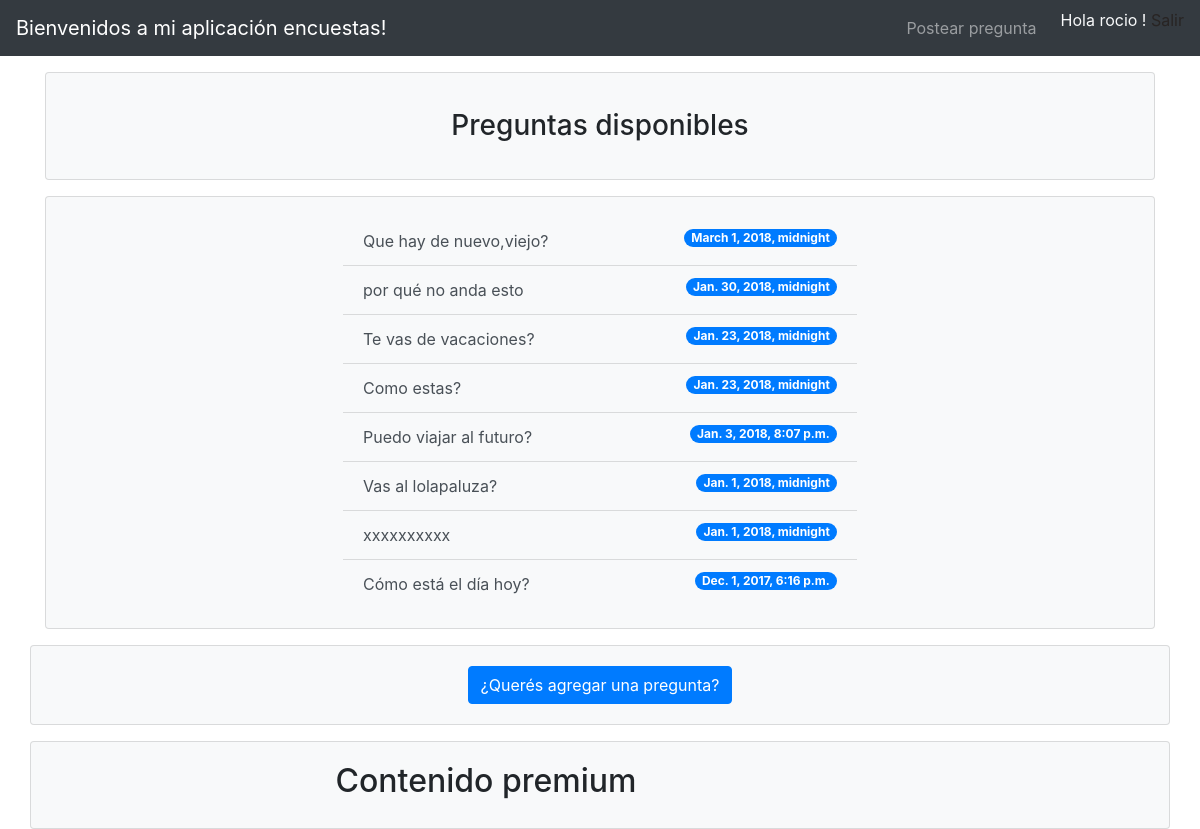
The page /polls/ (signed in) on the database its author committed.
### polls/models.py (models this page shows, shortened)
class Question(models.Model):
    question_text = models.CharField("ingrese pregunta", max_length=200)
    pub_date = models.DateTimeField('fecha de publicacion')
    objects = QuestionManager()
    def was_published_recently(self):
        now = timezone.now()
        return now - datetime.timedelta(days=1) <= self.pub_date <= now
    was_published_recently.admin_order_field = 'pub_date'
    was_published_recently.boolean = True
    was_published_recently.short_description = 'Publicado recientemente?'

### polls/views.py (the view)
class IndexView(generic.ListView):
    template_name = 'polls/index.html'
    context_object_name = 'latest_question_list'
    def get_queryset(self):
        return Question.objects.filter(pub_date__lte=timezone.now()).order_by('-pub_date')[:10]

### polls/templates/polls/index.html (shortened to what this page needs)
{% extends 'polls/base.html' %}
{% load static %}
{% block content %}
  <section>
  <div class="container ">
    <div class='row mt-3 card bg-light'>
      <div class='col-md-6 offset-md-3 text-center card-body'>
          <h3 class="m-3 ">Preguntas disponibles</h3>
      </div>
    </div>
    <div class='row mt-3 card bg-light'>
      <div class='col-md-6 offset-md-3 card-body'>
          {% if latest_question_list %}
              <ul class='list-group list-group-flush'>
                {% for question in latest_question_list %}
                  <li class="list-unstyled list-group-item bg-light">
                    <a  href="{% url 'polls:detail' question.id %}" class="list-group-item-action pregunta"> {{ question.question_text }}
                      <span class="badge badge-primary badge-pill float-right">{{question.pub_date}}</span>
                    </a>
                  </li>
                {% endfor %}
              </ul>
              {% else %}
              <p>No polls are available.</p>
          {% endif %}
      </div>
    </div>
  </div>
  <div class='row mt-3 card bg-light'>
    <div class='col-md-6 offset-md-3 text-center card-body'>
      <a class="btn btn-primary" href="{% url 'polls:post_url' %}" role="button">¿Querés agregar una pregunta?</a>
    </div>
  </div>
  {% if request.user.is_authenticated %}
    <div class='row mt-3 card bg-light'>
        <div class='col-md-6 offset-md-3 card-body'>
          <h2>Contenido premium</h2>
        </div>
      </div>
    </div>
  {% endif %}
{% endblock %}

### polls/templates/polls/base.html (shortened to what this page needs)
{%load static%}
<link rel="stylesheet" href="https://maxcdn.bootstrapcdn.com/bootstrap/4.0.0/css/bootstrap.min.css">
<link rel="stylesheet" href="{% static 'polls/main.css' %}"/>
<!DOCTYPE html>
<html>
    <head>
    </head>
    <main>
        <body>
            <nav class="navbar navbar-expand-lg navbar-dark bg-dark">
                <a class="navbar-brand" href="{% url 'polls:index' %}">Bienvenidos a mi aplicación encuestas!</a>
                <div class="collapse navbar-collapse" id="navbarTogglerDemo02">
                    <ul class="navbar-nav ml-auto">
                        <li class="nav-item mr-3">
                            <a class="nav-link" href="{% url 'polls:post_url' %}">Postear pregunta <span class="sr-only">Postear pregunta</span></a>
                        </li>
                        {%if user.is_anonymous %}
                            <li class="nav-item mr-3">
                                    <a class="nav-link" href="{% url 'polls:ingreso' %}">Ingresar</a>
                            </li>
                            {% else %}
                                <li class="nav-item">
                                        <span class="text-light" >Hola {{ user.username}} !</span>
                                        <a href="{% url 'polls:egreso' %}">Salir</a>
                                </li>
                        {% endif%}
                    </ul>
                </div>
            </nav>
            <div class='container'>
                {%block content%}
                {%endblock%}
        </body>
    </main>
</html>

### polls/static/polls/main.css (style rules this page uses)
li { font-size: 16px; }
a { color: #282423; }

### rows shown on the page
Question: question_text "Que hay de nuevo,viejo?", pub_date "March 1, 2018, midnight"
Question: question_text "por qué no anda esto", pub_date "Jan. 30, 2018, midnight"
Question: question_text "Te vas de vacaciones?", pub_date "Jan. 23, 2018, midnight"
Question: question_text "Como estas?", pub_date "Jan. 23, 2018, midnight"
Question: question_text "Puedo viajar al futuro?", pub_date "Jan. 3, 2018, 8:07 p.m."
Question: question_text "Vas al lolapaluza?", pub_date "Jan. 1, 2018, midnight"
Question: question_text "xxxxxxxxxx", pub_date "Jan. 1, 2018, midnight"
Question: question_text "Cómo está el día hoy?", pub_date "Dec. 1, 2017, 6:16 p.m."

### other values the page prints
{{ user.username }} "rocio"
